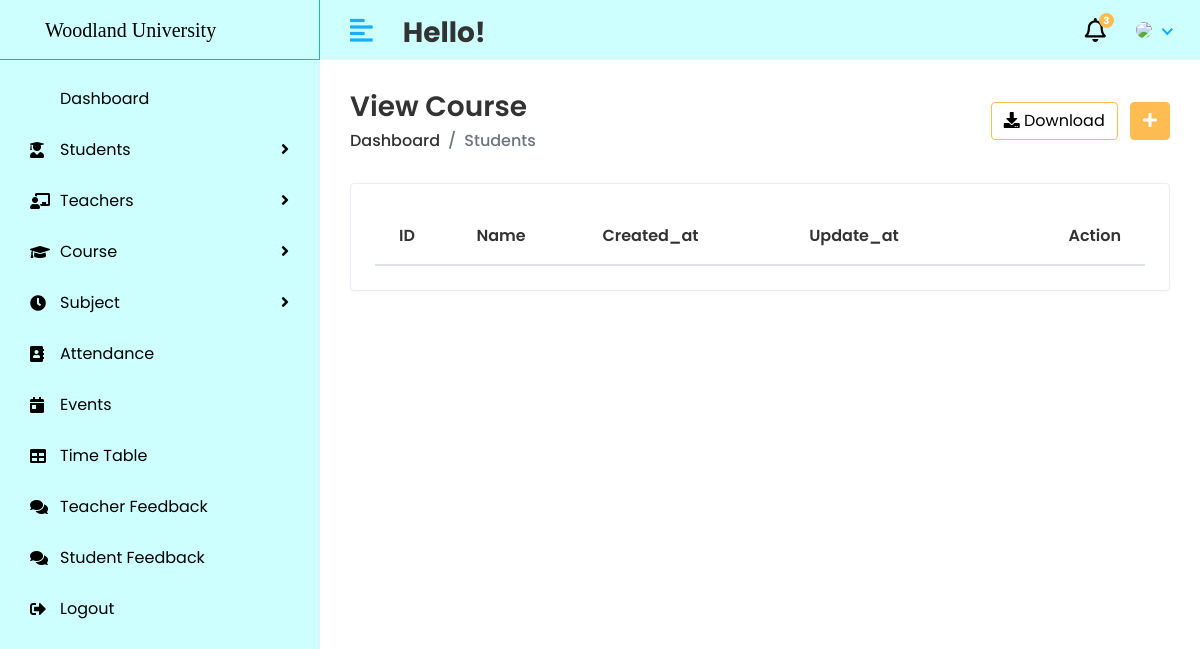
The app's page /HOD/view/course, older data.
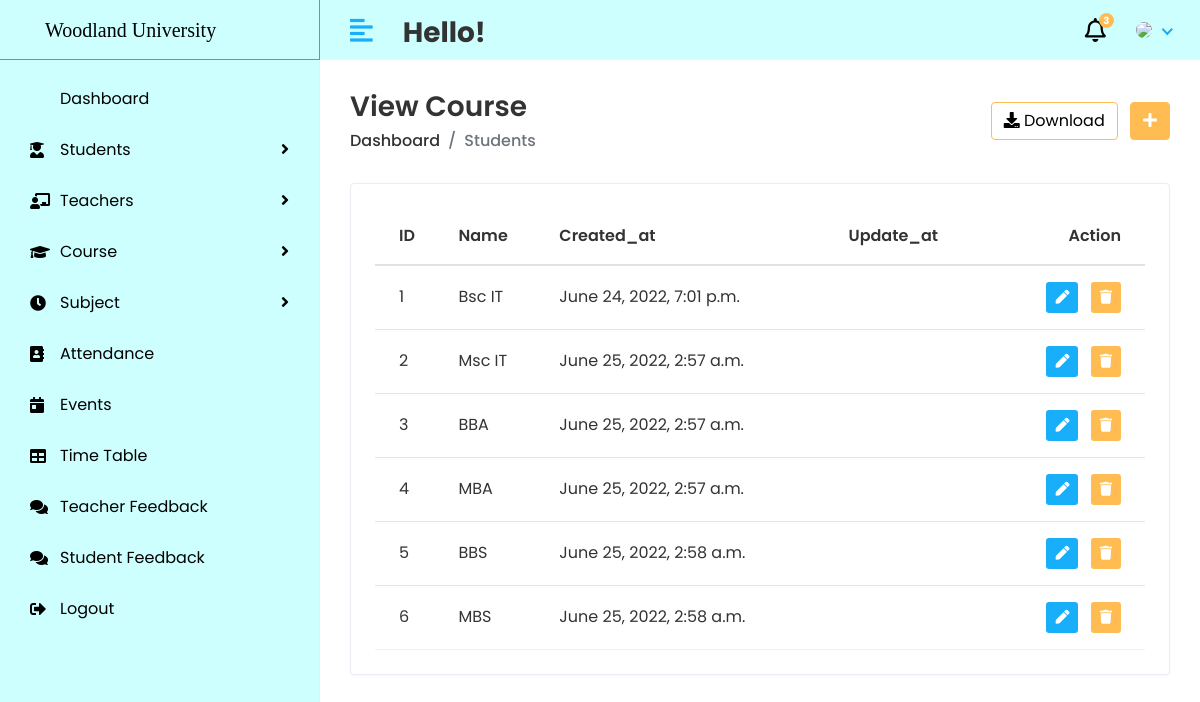
The same page, newer data.
### course_manageent_system_app/models.py (models this page shows, shortened)
class Course(models.Model):
    name = models.CharField(max_length=100)
    created_at = models.DateTimeField(auto_now_add=True)
    updated_at = models.DateTimeField(auto_now=True)

### WUC_Project/views_admin.py (the view)
# urls.py: path('HOD/view/course', views_admin.VIEW_COURSE, name='view_course'),
def VIEW_COURSE(request):
    course = Course.objects.all()
    context = {
        'course': course,
    }
    return render(request, 'HOD/view_course.html', context)

### templates/HOD/view_course.html (shortened to what this page needs)
{% extends  'dashboard.html'%}
{% block content %}
<div class="page-wrapper">
            <div class="content container-fluid">
               <div class="page-header">
                  <div class="row align-items-center">
                     <div class="col">
                        <h3 class="page-title">View Course</h3>
                        <ul class="breadcrumb">
                           <li class="breadcrumb-item"><a href="index.html">Dashboard</a></li>
                           <li class="breadcrumb-item active">Students</li>
                        </ul>
                     </div>
                     <div class="col-auto text-right float-right ml-auto">
                        <a href="#" class="btn btn-outline-primary mr-2"><i class="fas fa-download"></i> Download</a>
                        <a href="add-student.html" class="btn btn-primary"><i class="fas fa-plus"></i></a>
                     </div>
                  </div>
               </div>
               <div class="row">
                  <div class="col-sm-12">
                     <div class="card card-table">
                        <div class="card-body">
                           <div class="table-responsive">
                              <table class="table table-hover table-center mb-0 datatable">
                                     <thead>
                                        <tr>
                                           <th>ID</th>
                                           <th>Name</th>
                                            <th>Created_at</th>
                                            <th>Update_at</th>
                                           <th class="text-right">Action</th>
                                        </tr>
                                     </thead>
                                     <tbody>
                                      {% for i in course %}
                                        <tr>
                                           <td>{{i.id}}</td>
                                           <td>{{i.name}}</td>
                                            <td>{{i.created_at}}</td>
                                           <td>{{i.updateed_at}}</td>
                                            <td class="text-right">
                                              <div class="actions">
                                                     <a href="{% url 'edit_course' i.id %}" class="btn btn-sm bg-success-light mr-2">
                                                     <i class="fas fa-pen"></i>
                                                     </a>
                                                     <a href="{% url 'delete_course' i.id %}" class="btn btn-sm bg-danger-light">
                                                     <i class="fas fa-trash"></i>
                                                    </a>
                                              </div>
                                           </td>
                                        </tr>
                                      {% endfor %}
                                     </tbody>
                                  </table>
                           </div>
                        </div>
                     </div>
                  </div>
               </div>
            </div>
{% endblock %}

### templates/dashboard.html (shortened to what this page needs)
<!DOCTYPE html>
<html lang="en">
{% load static %}
<head>
      <link rel="stylesheet" href="{% static 'assets/plugins/bootstrap/css/bootstrap.min.css' %}">
      <link rel="stylesheet" href="{% static 'assets/plugins/fontawesome/css/fontawesome.min.css' %}">
      <link rel="stylesheet" href="{% static 'assets/plugins/fontawesome/css/all.min.css' %}">
      <link rel="stylesheet" href="{% static 'assets/css/style.css' %}">
       <link rel="stylesheet" href="{% static 'assets/plugins/datatables/datatables.min.css' %}">
</head>
<body>
<div class="main-wrapper">
    {% include 'include/header.html' %}
    {% include 'include/sidebar.html' %}
            {% block content %}
               {% endblock %}
</div>
</body>
</html>

### templates/include/header.html (shortened to what this page needs)
{% load static %}
 <div class="header">
            <div class="header-left">
                <span>Woodland University</span>
              </div>
            <a href="javascript:void(0);" id="toggle_btn">
            <i class="fas fa-align-left"></i>
            </a>
            <div class="top-nav-search mt-3">
               <h3>
                  <strong>Hello!</strong>&nbsp;
               </h3>
            </div>
            <ul class="nav user-menu">
               <li class="nav-item dropdown noti-dropdown">
                  <a href="#" class="dropdown-toggle nav-link" data-toggle="dropdown">
                  <i class="far fa-bell"></i> <span class="badge badge-pill">3</span>
                  </a>
               </li>
               <li class="nav-item dropdown has-arrow">
                  <a href="#" class="dropdown-toggle nav-link" data-toggle="dropdown">
                  <span class="user-img">
                     {% if user.profile_pic == "" %}
                      <img class="rounded-circle" src="{%static 'assets/img/user-default.png' %}" width="31" ></span>
                     {% else %}
                     <img class="rounded-circle" src="/{{ user.profile_pic}}" width="31" ></span>
                   {% endif %}
                  </a>
               </li>
            </ul>
         </div>

### templates/include/sidebar.html (shortened to what this page needs)
<div class="sidebar" id="sidebar">
            <div class="sidebar-inner slimscroll">
               <div id="sidebar-menu" class="sidebar-menu">
                  <ul>
                     <li>
                        <a href="{% url 'dashboard'%}"> <span>Dashboard</span></a>
                     </li>
                     <li class="submenu">
                        <a href="#"><i class="fas fa-user-graduate"></i> <span> Students</span> <span class="menu-arrow"></span></a>
                     </li>
                     <li class="submenu">
                        <a href="#"><i class="fas fa-chalkboard-teacher"></i> <span> Teachers</span> <span class="menu-arrow"></span></a>
                     </li>
                     <li class="submenu">
                        <a href="#"><i class="fa fa-graduation-cap"></i> <span> Course</span> <span class="menu-arrow"></span></a>
                     </li>
                     <li class="submenu">
                        <a href="#"><i class="fas fa-clock"></i> <span>Subject</span> <span class="menu-arrow"></span></a>
                     </li>
                     <li>
                        <a href="event.html"><i class="	fa fa-address-book"></i> <span>Attendance</span></a>
                     </li>
                     <li>
                        <a href="event.html"><i class="fas fa-calendar-day"></i> <span>Events</span></a>
                     </li>
                        <li>
                           <a href="time-table.html"><i class="fas fa-table"></i> <span>Time Table</span></a>
                        </li>
                     <li>
                        <a href="event.html"><i class="fas fa-comments"></i> <span>Teacher Feedback</span></a>
                     </li>
                     <li>
                        <a href="event.html"><i class="fas fa-comments"></i> <span>Student Feedback</span></a>
                     </li>
                     <li>
                        <a href="{% url 'dologout' %}"><i class="fas fa-sign-out-alt"></i> <span>Logout</span></a>
                     </li>
                     </ul>
               </div>
            </div>
         </div>

### templates/include/messages.html (shortened to what this page needs)
    {% if messages %}

Row changes from the older to the newer data that the page shows:
added Course: id "1", name "Bsc IT", created_at "June 24, 2022, 7:01 p.m."
added Course: id "2", name "Msc IT", created_at "June 25, 2022, 2:57 a.m."
added Course: id "3", name "BBA", created_at "June 25, 2022, 2:57 a.m."
added Course: id "4", name "MBA", created_at "June 25, 2022, 2:57 a.m."
added Course: id "5", name "BBS", created_at "June 25, 2022, 2:58 a.m."
added Course: id "6", name "MBS", created_at "June 25, 2022, 2:58 a.m."
